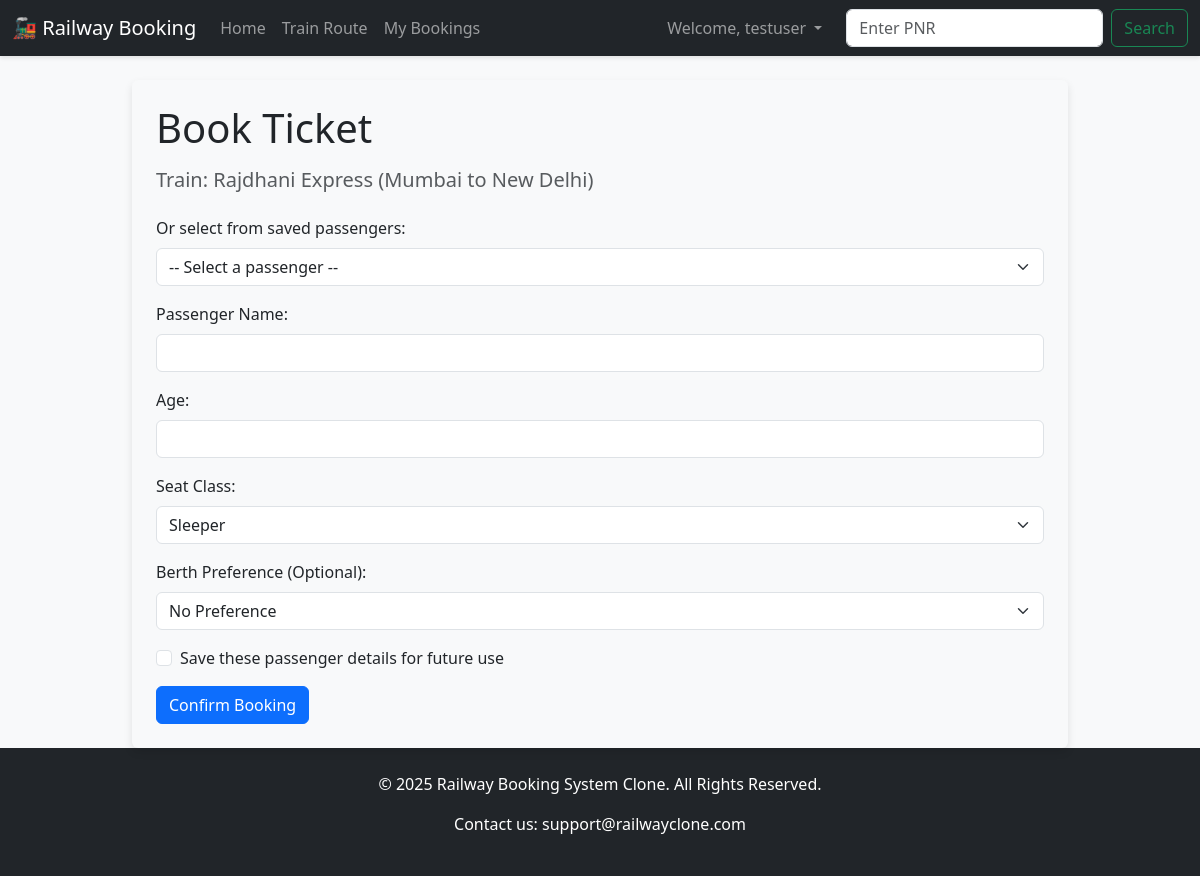
The app's page /book/2 (signed in), older data.
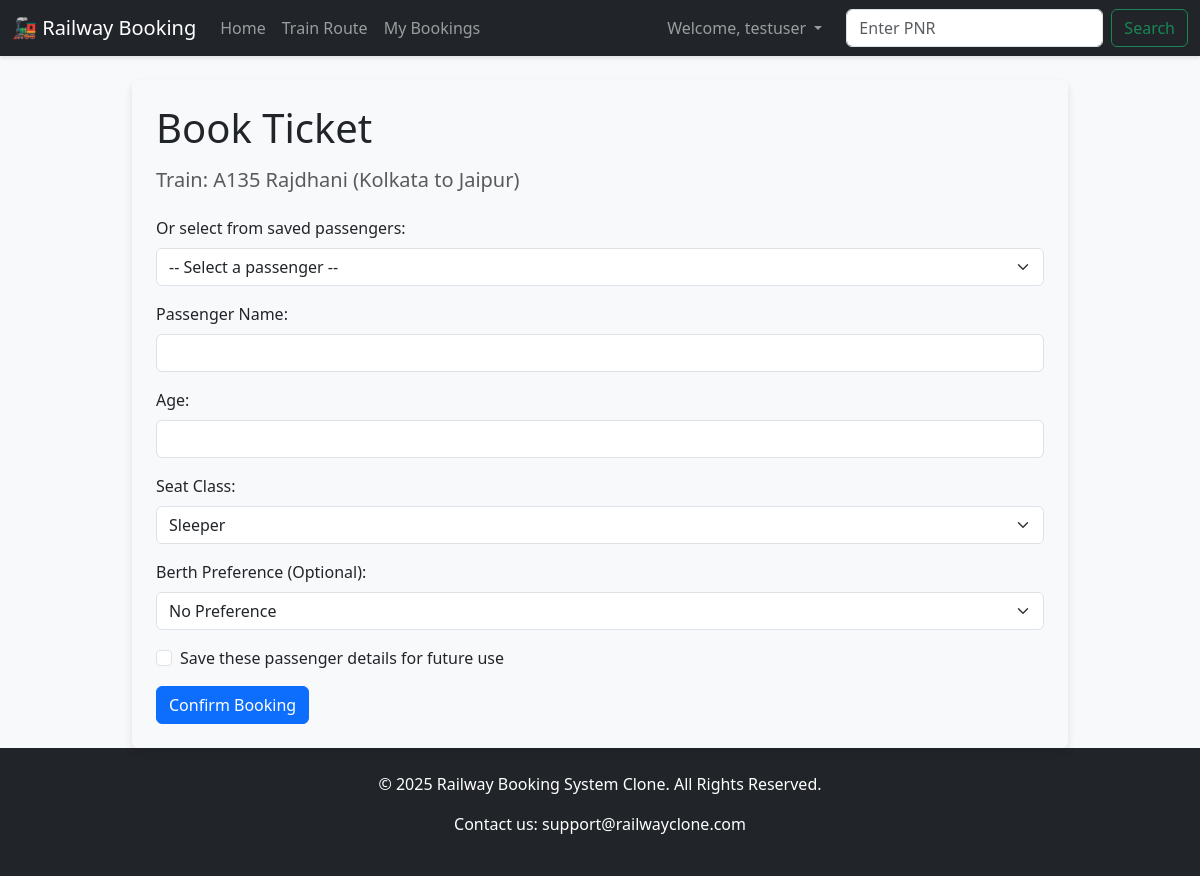
The same page, newer data.
### app.py (models this page shows)
class Train(db.Model):
    id = db.Column(db.Integer, primary_key=True)
    train_name = db.Column(db.String(100), nullable=False)
    source = db.Column(db.String(100), nullable=False)
    destination = db.Column(db.String(100), nullable=False)
    departure_time = db.Column(db.String(10), nullable=False) # e.g., '06:15'
    arrival_time = db.Column(db.String(10), nullable=True)
    total_seats = db.Column(db.Integer, nullable=False)
    bookings = db.relationship('Booking', backref='train', lazy=True)
    route_stops = db.relationship('Route', backref='train', lazy=True, order_by='Route.stop_order')

### app.py (the view)
@app.route('/book/<int:train_id>')
def book(train_id):
    if not session.get('logged_in'):
        flash('You must be logged in to book a ticket.', 'danger')
        return redirect(url_for('login'))
    train_to_book = Train.query.get_or_404(train_id)
    confirmed_count = Booking.query.filter_by(train_id=train_id, status='Confirmed').count()
    rac_count = Booking.query.filter_by(train_id=train_id, status='RAC').count()
    total_confirmed_rac = confirmed_count + rac_count
    rac_limit = train_to_book.total_seats + (train_to_book.total_seats // 10)
    if total_confirmed_rac >= rac_limit:
        waitlist_count = Booking.query.filter_by(train_id=train_id, status='Waitlisted').count()
        if waitlist_count >= train_to_book.total_seats * 0.1:
            flash('Sorry, this train is fully waitlisted.', 'danger')
            return redirect(url_for('index'))
    user_id = session['user_id']
    saved_passengers = Passenger.query.filter_by(user_id=user_id).all()
    return render_template('booking_form.html', train=train_to_book, saved_passengers=saved_passengers)

### templates/booking_form.html (shortened to what this page needs)
{% extends 'base.html' %}
{% block content %}
<div class="card bg-light p-4">
  <h1 class="display-6 mb-3">Book Ticket</h1>
  <h5 class="mb-4 text-muted">Train: {{ train.train_name }} ({{ train.source }} to {{ train.destination }})</h5>
  <form id="bookingForm" action="{{ url_for('submit_booking') }}" method="post">
    {% if saved_passengers %}
    <div class="mb-3">
      <label for="saved_passenger" class="form-label">Or select from saved passengers:</label>
      <select class="form-select" id="saved_passenger">
        <option value="">-- Select a passenger --</option>
      </select>
    </div>
    {% endif %}
    <div class="mb-3">
      <label for="passenger_name" class="form-label">Passenger Name:</label>
      <input type="text" class="form-control" id="passenger_name" name="passenger_name" required>
    </div>
    <div class="mb-3">
      <label for="passenger_age" class="form-label">Age:</label>
      <input type="number" class="form-control" id="passenger_age" name="passenger_age" min="1" required>
    </div>
    <div class="mb-3">
      <label for="seat_class" class="form-label">Seat Class:</label>
      <select class="form-select" id="seat_class" name="seat_class">
        <option value="Sleeper">Sleeper</option>
      </select>
    </div>
    <div class="mb-3">
      <label for="berth_preference" class="form-label">Berth Preference (Optional):</label>
      <select class="form-select" id="berth_preference" name="berth_preference">
        <option value="">No Preference</option>
      </select>
    </div>
    <div class="form-check mb-3">
      <input class="form-check-input" type="checkbox" name="save_passenger" id="save_passenger">
      <label class="form-check-label" for="save_passenger">
        Save these passenger details for future use
      </label>
    </div>
    <button type="submit" class="btn btn-primary">Confirm Booking</button>
  </form>
</div>
{% endblock %}

### templates/base.html (shortened to what this page needs)
<!doctype html>
<html lang="en" class="h-100">
  <head>
    <link href="https://cdn.jsdelivr.net/npm/bootstrap@5.3.3/dist/css/bootstrap.min.css" rel="stylesheet">
    <link rel="stylesheet" href="{{ url_for('static', filename='css/style.css') }}">
    <link rel="stylesheet" href="{{ url_for('static', filename='css/auth_modal.css') }}">
    <link rel="stylesheet" href="{{ url_for('static', filename='css/profile.css') }}">
  </head>
  <body class="d-flex flex-column h-100">
    <nav class="navbar navbar-expand-lg navbar-dark bg-dark">
      <div class="container-fluid">
        <a class="navbar-brand" href="/">🚂 Railway Booking</a>
        <div class="collapse navbar-collapse" id="navbarNav">
          <ul class="navbar-nav me-auto mb-2 mb-lg-0">
            <li class="nav-item">
              <a class="nav-link" href="{{ url_for('index') }}">Home</a>
            </li>
            <li class="nav-item">
              <a class="nav-link" href="#" data-bs-toggle="modal" data-bs-target="#pnrRouteModal">Train Route</a>
            </li>
            {% if session.logged_in %}
              <li class="nav-item">
                <a class="nav-link" href="{{ url_for('my_bookings') }}">My Bookings</a>
              </li>
            {% endif %}
          </ul>
          <ul class="navbar-nav ms-auto mb-2 mb-lg-0 align-items-center">
            {% if session.logged_in %}
              <li class="nav-item dropdown">
                <a class="nav-link dropdown-toggle" href="#" role="button" data-bs-toggle="dropdown">
                  Welcome, {{ session.username }}
                </a>
              </li>
            {% else %}
              <li class="nav-item">
                <button type="button" class="btn btn-primary" data-bs-toggle="modal" data-bs-target="#authModal">Login / Register</button>
              </li>
            {% endif %}
          </ul>
          <form class="d-flex ms-3" action="{{ url_for('pnr_status') }}" method="get">
            <input class="form-control me-2" type="search" name="pnr" placeholder="Enter PNR" required>
            <button class="btn btn-outline-success" type="submit">Search</button>
          </form>
        </div>
      </div>
    </nav>
    <div class="container mt-4 flex-shrink-0 main-container">
      {% block content %}{% endblock %}
    </div>
    <footer class="bg-dark text-white text-center p-4 mt-auto">
        <div class="container">
            <p>&copy; 2025 Railway Booking System Clone. All Rights Reserved.</p>
            <p>Contact us: support@railwayclone.com</p>
        </div>
    </footer>
  </body>
</html>

### static/css/style.css (style rules this page uses)
body { background-color: #f8f9fa; }
.navbar { box-shadow: 0 2px 4px rgba(0,0,0,.1); }
.card { border: none; box-shadow: 0 4px 8px rgba(0,0,0,.1); }
.main-container { max-width: 960px; margin: auto; }

Row changes from the older to the newer data that the page shows:
changed Train: train_name "Rajdhani Express" → "A135 Rajdhani"; source "Mumbai" → "Kolkata"; destination "New Delhi" → "Jaipur"
